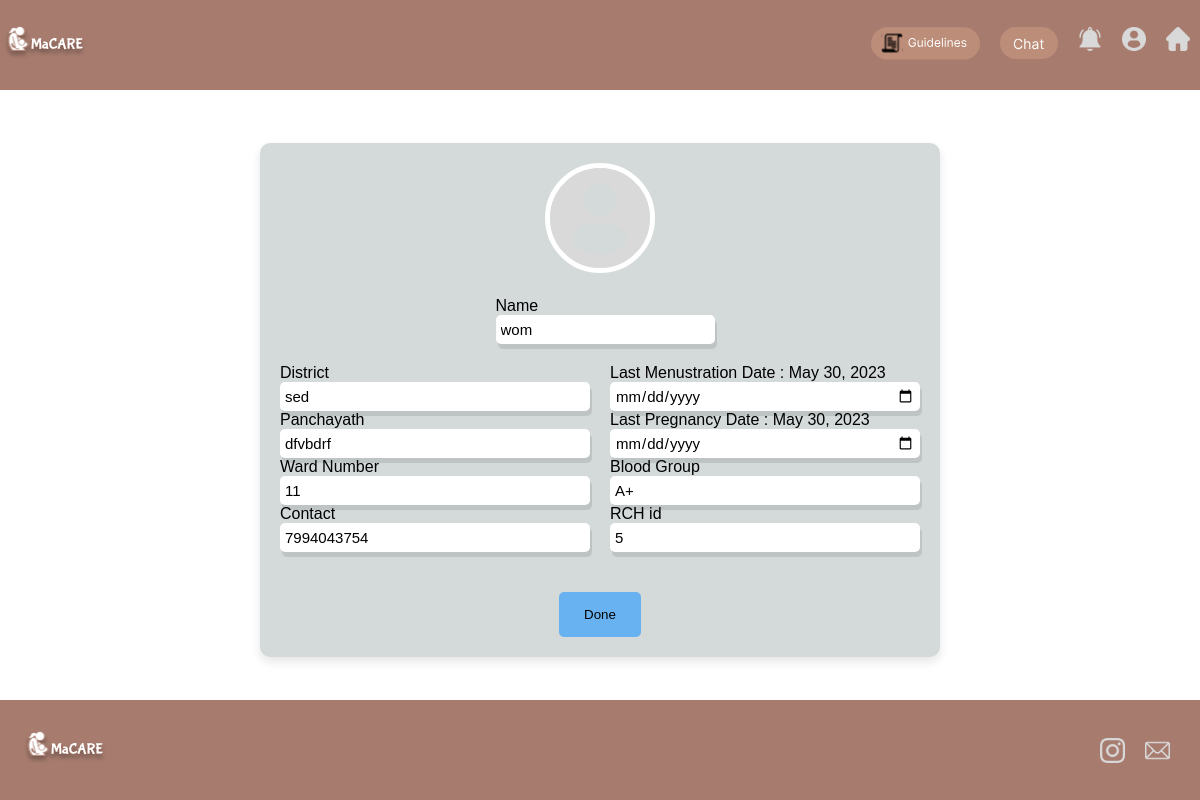
Page /wupdate/ (signed in) on the committed database.
### macares/models.py (models this page shows, shortened)
class User(models.Model):
    uid=models.AutoField(primary_key=True)
    email = models.EmailField(unique=True)
    name = models.CharField(max_length=20)
    password = models.CharField(max_length=20)
    age=models.IntegerField(default='10')
    yesno=models.CharField(max_length=3)
    district=models.CharField(max_length=50)
    wardno=models.IntegerField()
    phone=models.IntegerField()
    cmp = models.CharField(max_length=20)
    occupation = models.CharField(max_length=20)
    ashaid = models.IntegerField(default='0')
    lastmen = models.DateField(settings.DATE_FORMAT,default="2002-02-01")
    lastpg = models.DateField(settings.DATE_FORMAT,default="2002-02-01")
    bg = models.CharField(max_length=20,default="A+")

### macares/views.py (the view, shortened to what this page needs)
# urls.py: path('wupdate/',wupdate,name='wupdate'),
def wupdate(request):
    if 'email' in request.session:
        users  = User.objects.get(email=request.session['email'])
        my_dict = {
            'name': users.name,
            'email':users.email,
            'wardno' : users.wardno,
            'district': users.district,
            'phone':users.phone,
            'panchayath':users.cmp,
            'rchid'   : users.uid ,
            'lastmen' : users.lastmen,
            'lastpg':users.lastpg,
            'bg':users.bg
            }
        user = User.objects.get(email=request.session['email'])
        return render(request,'wupdate.html',{'my_dict':my_dict})
    else:
        data = {'status':'You need to login first'}
        return render(request,'ashalogin.html',context=data)

### macares/templates/wupdate.html (shortened to what this page needs)
{% extends 'baseWomen.html' %}
{% block style %}
<link rel="stylesheet" href="../static/css/wupdate.css">
{% endblock %}
{% block content %}
<form action="{% url 'wupdate' %}" method="post">
    <div class="wupdates-wrapper">
        <div style="display: flex; align-items: center; justify-content: center; ">
            <div class="contentWrapper">
                <div class="img-circle text-center mb-3">
                    <img src="../static/images/profileIcon .svg" alt="Image" class="shadow">
                </div>
                <div>
                    <p>Name</p>
                    <input style="width: 100%" type="text" placeholder="   " value="{{my_dict.name}}" name="new_name">
                </div>
                <div class="new">
                    <div>
                        <p>District</p>
                        <input type="text" placeholder="   District" name="newdistric" value="{{my_dict.district}}">
                        <p>Panchayath</p>
                        <input type="text" placeholder="   Panchayath" name="newpanchayath"
                            value="{{my_dict.panchayath}}">
                        <p>Ward Number</p>
                        <input type="text" placeholder="   Ward Number" name="newwardno" value="{{my_dict.wardno}}">
                        <p>Contact</p>
                        <input type="number" placeholder="   Contact" name="newphone" value="{{my_dict.phone}}">
                    </div>
                    <div>
                        <p>Last Menustration Date : {{my_dict.lastpg}} </p>
                        <input type="date" placeholder="   Last Menustration Date" name="newlastmen"
                            value="{{my_dict.lastmen}}">
                        <p>Last Pregnancy Date : {{my_dict.lastpg}}</p>
                        <input type="date" placeholder="   Date" name="newlastpg" value="{{my_dict.lastpg}}">
                        <p>Blood Group</p>
                        <input type="text" placeholder="   Blood Group" name="newbg" value="{{my_dict.bg}}">
                        <p>RCH id</p>
                        <input type="text" placeholder="   12 digit id "  value="{{my_dict.rchid}}">
                    </div>
                </div>
                <div style="display: flex; gap: 5px; padding-top: 20px;">
                    <a>
                        <button class="button-71" role="button" type="submit">Done</button>
                    </a>
                </div>
            </div>
        </div>
    </div>
</form>
{% endblock %}

### macares/static/css/wupdate.css (style rules this page uses)
.wupdates-wrapper { width: 100vw; height: 100vh; display: flex; flex-direction: column; align-items: center; justify-content: center; }
.img-circle img { height: 100px; width: 100px; border-radius: 100%; border: 5px solid #fff; }
input { width: 300px; height: 25px; border-radius: 5px; padding: 2px 5px; border: 0; box-shadow: 2px 5px rgba(0, 0, 0, 0.1); font-size: 15px; }
.new { width: 100%; display: flex; flex-direction: row; gap: 20px; justify-content: space-between; }
.contentWrapper { display: flex; align-items: center; flex-direction: column; width: fit-content; height: fit-content; border-radius: 10px; box-shadow: 0 5px 10px rgba(20, 16, 16, 0.1); background-color: rgb(212, 217, 217); padding: 20px; gap: 20px; }
.button-71 { padding: 15px 25px; border-radius: 5px; background-color: rgb(105, 178, 241); border: none; }

### macares/static/css/baseWom.css (style rules this page uses)
* { margin: 0; padding: 0; font-family: sans-serif; }
a { text-decoration: none; }
body { display: flex; flex-direction: column; align-items: center; padding: 0; overflow-x: hidden; }

### rows in the picture
User: new_name "wom", newdistric "sed", newpanchayath "dfvbdrf", lastpg "May 30, 2023", newbg "A+"
